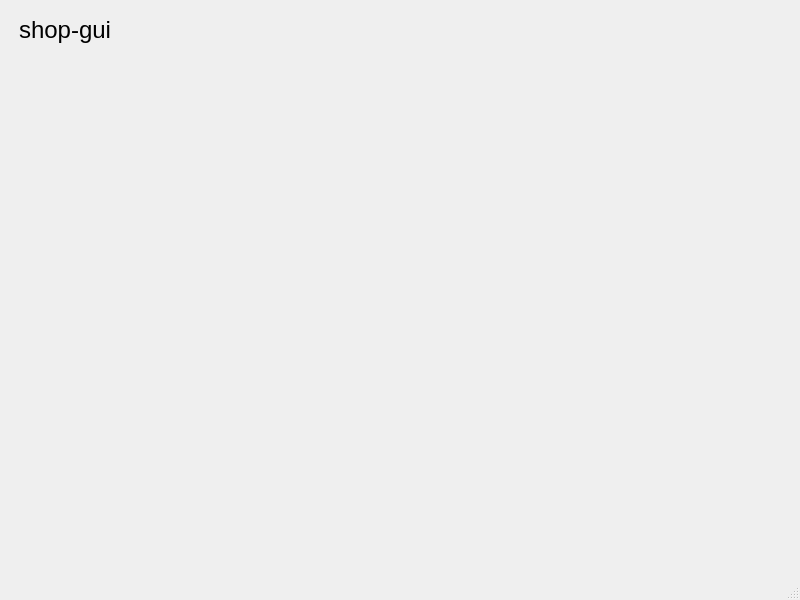
<?xml version="1.0" encoding="UTF-8"?>
<ui version="4.0">
 <class>MainWindow</class>
 <widget class="QMainWindow" name="MainWindow">
  <property name="geometry">
   <rect>
    <x>0</x>
    <y>0</y>
    <width>800</width>
    <height>600</height>
   </rect>
  </property>
  <property name="windowTitle">
   <string>MainWindow</string>
  </property>
  <widget class="QWidget" name="centralwidget">
   <widget class="QWidget" name="widget" native="true">
    <property name="geometry">
     <rect>
      <x>9</x>
      <y>9</y>
      <width>781</width>
      <height>541</height>
     </rect>
    </property>
    <widget class="QLabel" name="label">
     <property name="geometry">
      <rect>
       <x>10</x>
       <y>0</y>
       <width>111</width>
       <height>41</height>
      </rect>
     </property>
     <property name="font">
      <font>
       <pointsize>18</pointsize>
      </font>
     </property>
     <property name="text">
      <string>shop-gui</string>
     </property>
    </widget>
   </widget>
  </widget>
  <widget class="QMenuBar" name="menubar">
   <property name="geometry">
    <rect>
     <x>0</x>
     <y>0</y>
     <width>800</width>
     <height>19</height>
    </rect>
   </property>
  </widget>
  <widget class="QStatusBar" name="statusbar"/>
 </widget>
 <resources/>
 <connections/>
</ui>
